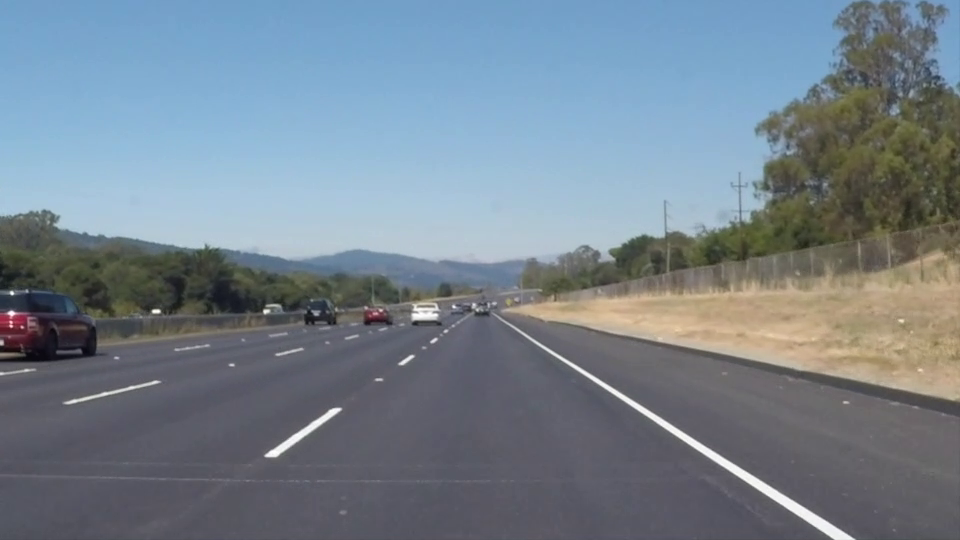
#> input picture frame 22 of monodepth2/assets/solidWhiteRight.mp4, 960 x 540 px, given in place of nevada.mp4, which was not available
$ python hough_4mp4.py
#> lines starting #> are read from the running program, lines starting #| are printed output that depends on the picture; after the words box and inside, x2 and y2 are one past the last pixel; in counts of white or black regions, pixels touching at a corner belong together; pictures that were not available may be replaced by others from this repository, and a replacement may not be noted
# -*- coding: cp949 -*-
# -*- coding: utf-8 -*- # 한글 주석쓰려면 이거 해야함
import cv2 # opencv 사용
import numpy as np

def grayscale(img): # 흑백이미지로 변환
    return cv2.cvtColor(img, cv2.COLOR_RGB2GRAY)

def canny(img, low_threshold, high_threshold): # Canny 알고리즘
    return cv2.Canny(img, low_threshold, high_threshold)

def gaussian_blur(img, kernel_size): # 가우시안 필터
    return cv2.GaussianBlur(img, (kernel_size, kernel_size), 0)

def region_of_interest(img, vertices, color3=(255,255,255), color1=255): # ROI 셋팅

    mask = np.zeros_like(img) # mask = img와 같은 크기의 빈 이미지

    if len(img.shape) > 2: # Color 이미지(3채널)라면 :
        color = color3
    else: # 흑백 이미지(1채널)라면 :
        color = color1

    # vertices에 정한 점들로 이뤄진 다각형부분(ROI 설정부분)을 color로 채움
    cv2.fillPoly(mask, vertices, color)

    # 이미지와 color로 채워진 ROI를 합침
    ROI_image = cv2.bitwise_and(img, mask)
    return ROI_image

def draw_lines(img, lines, color=[0, 0, 255], thickness=2): # 선 그리기
    for line in lines:
        for x1,y1,x2,y2 in line:
            cv2.line(img, (x1, y1), (x2, y2), color, thickness)

def hough_lines(img, rho, theta, threshold, min_line_len, max_line_gap): # 허프 변환
    lines = cv2.HoughLinesP(img, rho, theta, threshold, np.array([]), minLineLength=min_line_len, maxLineGap=max_line_gap)
    line_img = np.zeros((img.shape[0], img.shape[1], 3), dtype=np.uint8)
    draw_lines(line_img, lines)

    return line_img

def weighted_img(img, initial_img, a=1, b=1., c=0.): # 두 이미지 operlap 하기
    return cv2.addWeighted(initial_img, a, img, b, c)

def curve_detect(xl, xr, xl_old, xr_old, threshold, far_point):

    flag = 0
    for i in range(0,340):
        flag = img2[height-far_point, (int)(width/2-i)]
        if (flag == 255):
            if ( abs(xl-xl_old) < threshold ):
                xl = (int)(width/2-i)
                xl_old = xl
                break
            else:
                xl = xl_old
    if (flag == 0):
        xl = xl_old

    flag = 0
    for i in range(0,340):
        flag = img2[height-far_point, (int)(width/2+i)]
        if (flag == 255):
            if ( abs(xr-xr_old) < threshold ):
                xr = (int)(width/2+i)
                xr_old = xr
                break
            else:
                xr = xr_old
    if (flag == 0):
        xr = xr_old

    center = (int)((xl+xr)/2)

    return xl, xr, xl_old, xr_old, center

cap = cv2.VideoCapture('assets/nevada.mp4') # 동영상 불러오기

#init curve detect parameters
xl1, xl2, xr1, xr2, xl1_old, xl2_old, xr1_old, xr2_old, center1, center2, center, center_old  = 0, 0, 0, 0, 0, 0, 0, 0, 0, 0, 0, 0

while(cap.isOpened()):
    ret, img = cap.read()
#> img is the input picture: shape (540, 960, 3); mean B, G, R 141.9, 130.7, 117.7

    height, width = img.shape[:2] # 이미지 높이, 너비
#> height = 540; width = 960
    '''
    vertices = np.array([[(50,height),(width/2-45, height/2+60), (width/2+45, height/2+60), (width-50,height)]], dtype=np.int32)
    ROI_img = region_of_interest(canny_img, vertices) # ROI 설정
    hough_img = hough_lines(ROI_img, 1, 1 * np.pi/180, 30, 10, 20) # 허프 변환
    #result = weighted_img(hough_img, image) # 원본 이미지에 검출된 선 overlap
    '''
    mask_img = np.zeros((img.shape[0], img.shape[1], img.shape[2]), np.uint8)
    #mask_img2 = np.zeros((img.shape[0], img.shape[1], img.shape[2]), np.uint8)
    cv2.rectangle(mask_img, ( (int)(width/2-350), height-60 ), ( (int)(width/2+350), height ), (255,255,255), thickness = 60)
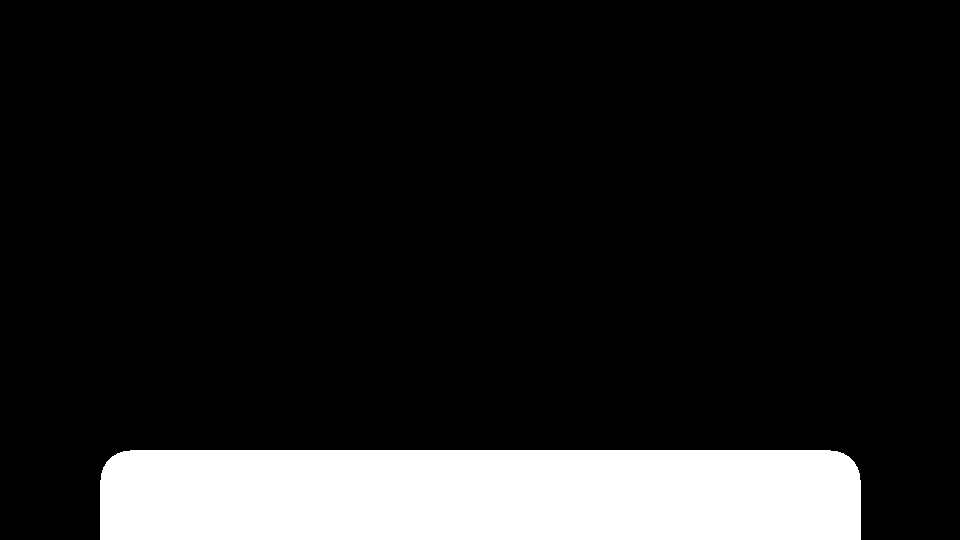
#> mask_img: shape (540, 960, 3); 13.1% white; 1 white region, box (x1, y1, x2, y2) and area: (100, 450, 861, 540) 68040
    #cv2.rectangle(mask_img2, ( (int)(width/2-350), height-60 ), ( (int)(width/2+350), height-40 ), (255,255,255), thickness = 35)
    dst_img = np.zeros((img.shape[0], img.shape[1], img.shape[2]), np.uint8)
    #cv2.bitwise_and(img, (mask_img+mask_img2), dst_img)
    cv2.bitwise_and(img, mask_img, dst_img)

    gray_img = grayscale(dst_img)
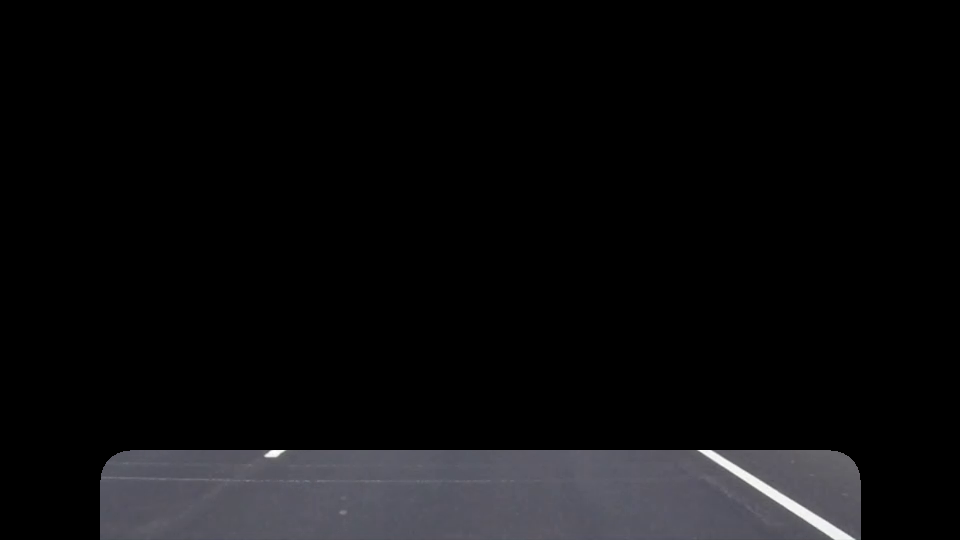
#> dst_img: shape (540, 960, 3); mean of channels 0, 1, 2 13.5, 12.2, 12.3; drawn as B, G, R
    blur_img = gaussian_blur(gray_img, 3)
    canny_img = canny(blur_img, 70, 210)

    img2 = canny_img

    #find two points of roads
    xl1, xr1, xl1_old, xr1_old, center1 = curve_detect(xl1,xr1,xl1_old,xr1_old, 20, 10)
#> xl1 = 0; xr1 = 819; xl1_old = 0; xr1_old = 819; center1 = 409
    xl2, xr2, xl2_old, xr2_old, center2 = curve_detect(xl2,xr2,xl2_old,xr2_old, 20, 50)
#> xl2 = 0; xr2 = 758; xl2_old = 0; xr2_old = 758; center2 = 379
    if ( abs(center-center_old) < 20 ):
        center = center2 - center1
#> center = -30
    else:
        center = center_old
    print("center2-center1 : %d", center) #if nagative, go left. else go right
#| center2-center1 : %d -30

    cv2.imshow('result',canny_img) # 결과 이미지 출력
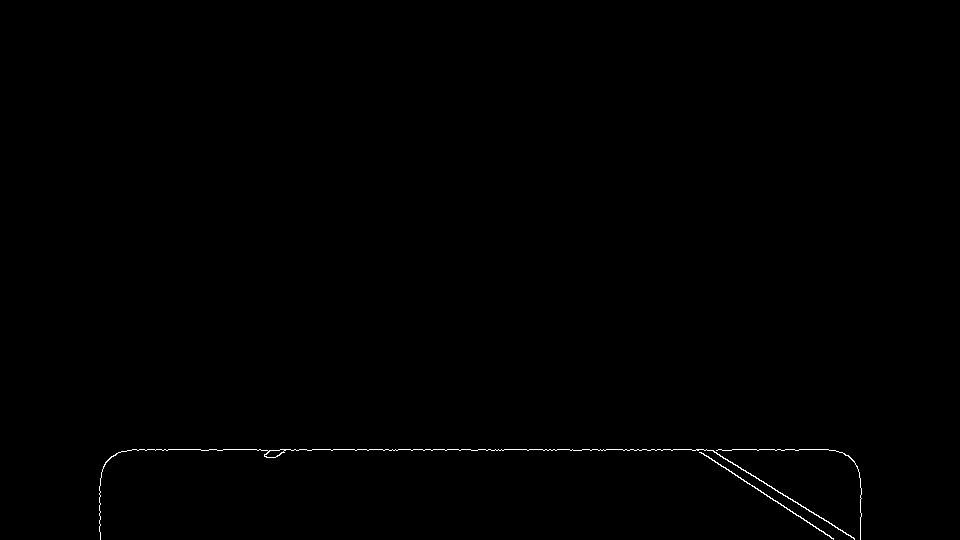
#> window 'result': shape (540, 960); 0.27% white in thin lines or dots, all inside (x1, y1, x2, y2) = (99, 449, 862, 540)
    if cv2.waitKey(1) & 0xFF == ord('q'):
#> (key q is pressed here)
        break
# Release
cap.release()
cv2.destroyAllWindows()

$ run again, starting later in the video
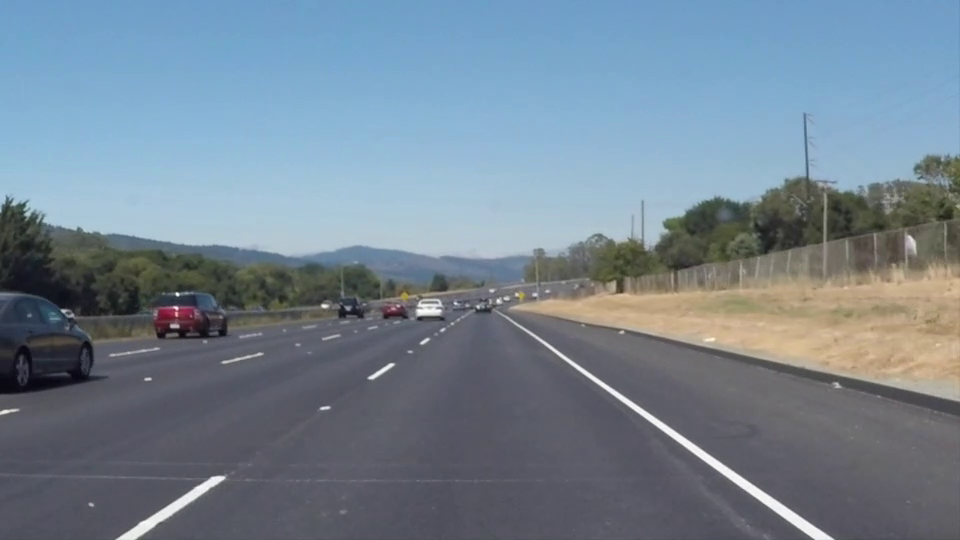
#> input picture frame 99 of monodepth2/assets/solidWhiteRight.mp4, 960 x 540 px, given in place of nevada.mp4, which was not available
#> img is the input picture: shape (540, 960, 3); mean B, G, R 146, 132.3, 116.7
#> mask_img: shape (540, 960, 3); 13.1% white; 1 white region, box (x1, y1, x2, y2) and area: (100, 450, 861, 540) 68040
#> `gray_img = grayscale(dst_img)`:
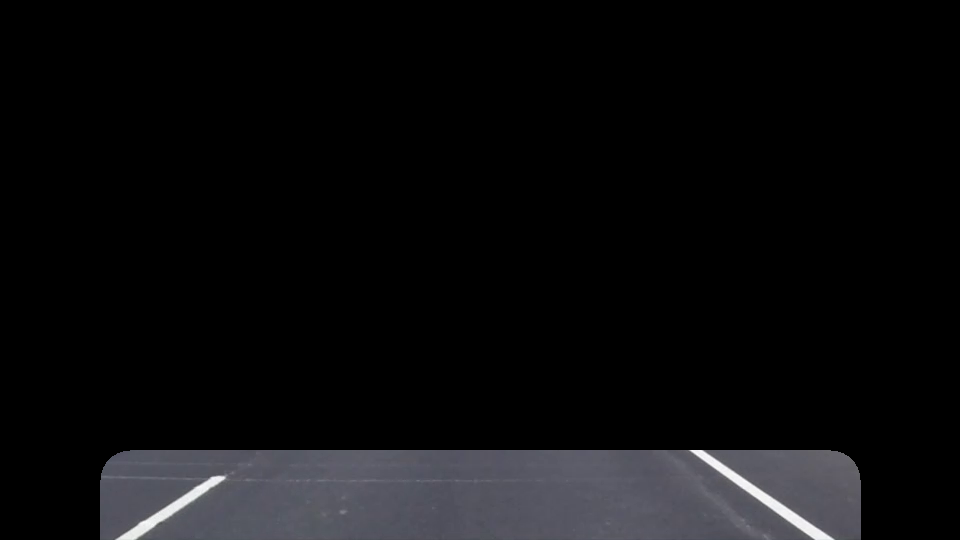
#> dst_img: shape (540, 960, 3); mean of channels 0, 1, 2 13.7, 12.3, 12.3; drawn as B, G, R
#| center2-center1 : %d 1
#> `cv2.imshow('result',canny_img)`:
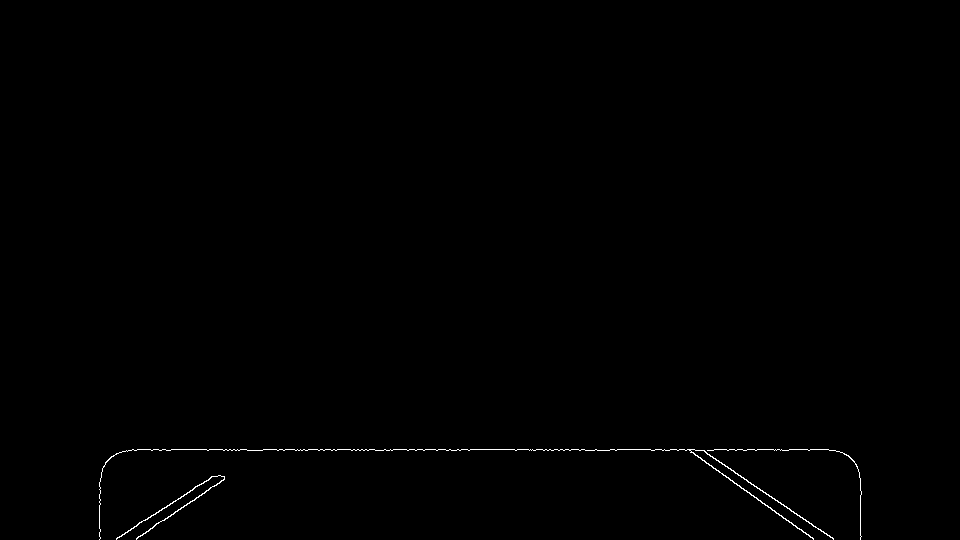
#> window 'result': shape (540, 960); 0.32% white in thin lines or dots, all inside (x1, y1, x2, y2) = (99, 449, 862, 540)

$ run again, starting later in the video
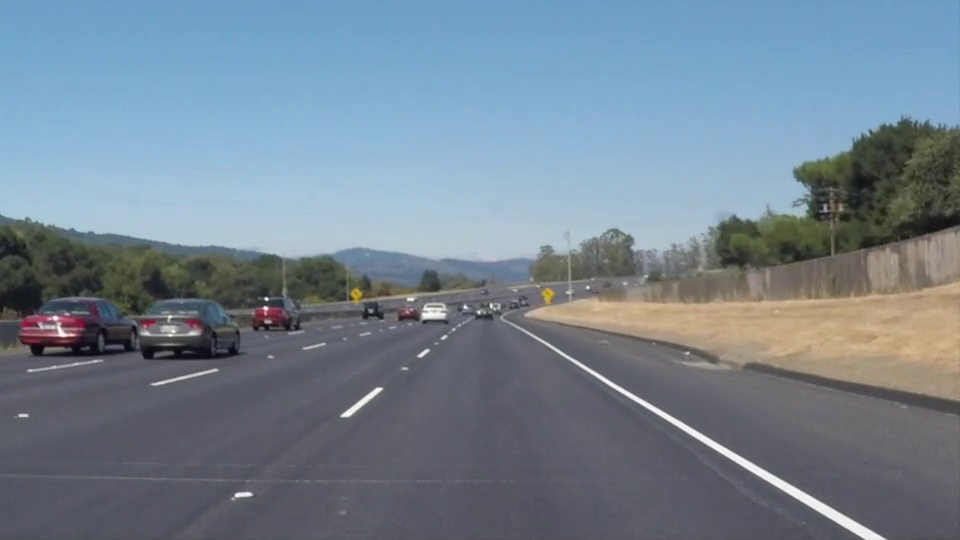
#> input picture frame 176 of monodepth2/assets/solidWhiteRight.mp4, 960 x 540 px, given in place of nevada.mp4, which was not available
#> img is the input picture: shape (540, 960, 3); mean B, G, R 145.2, 131.6, 116.5
#> mask_img: shape (540, 960, 3); 13.1% white; 1 white region, box (x1, y1, x2, y2) and area: (100, 450, 861, 540) 68040
#> `gray_img = grayscale(dst_img)`:
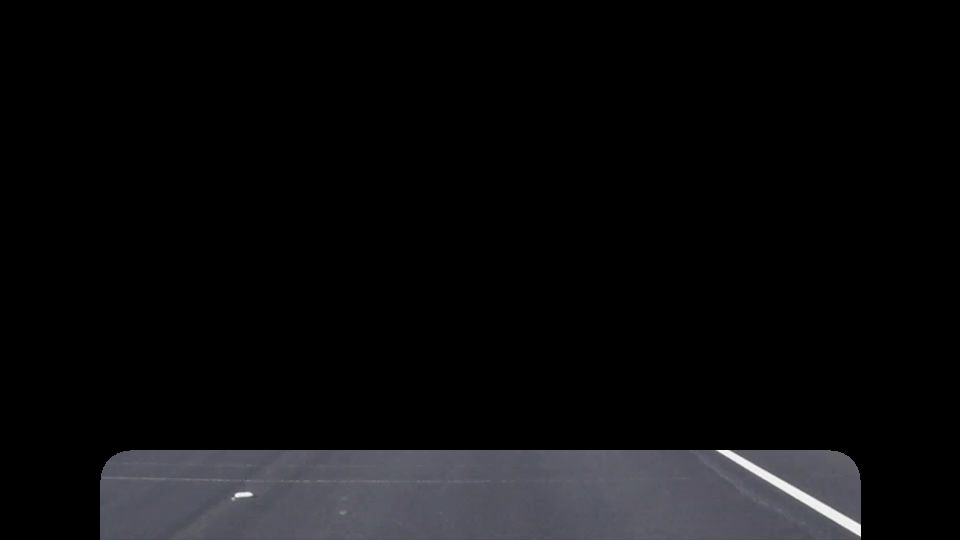
#> dst_img: shape (540, 960, 3); mean of channels 0, 1, 2 13.4, 12.1, 12; drawn as B, G, R
#| center2-center1 : %d 391
#> `cv2.imshow('result',canny_img)`:
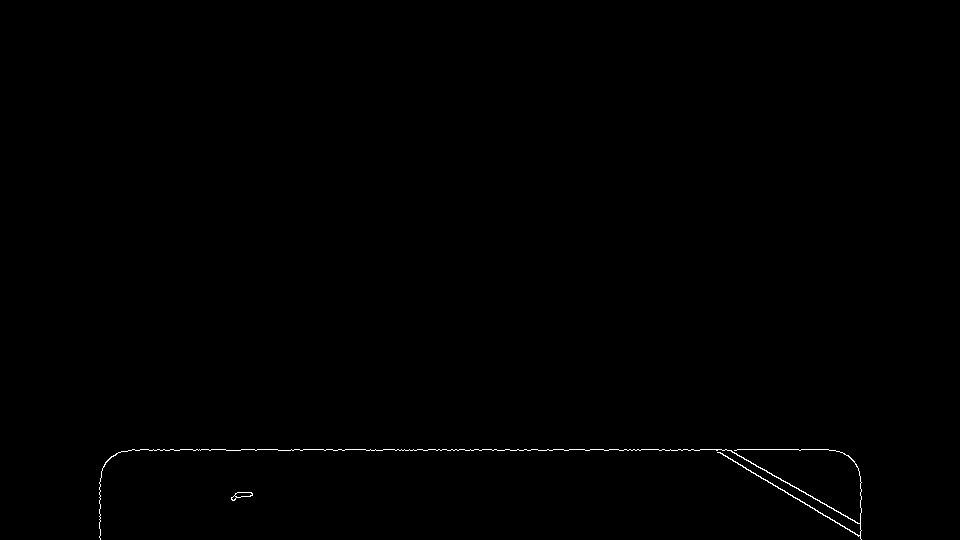
#> window 'result': shape (540, 960); 0.27% white in thin lines or dots, all inside (x1, y1, x2, y2) = (99, 449, 862, 540)
